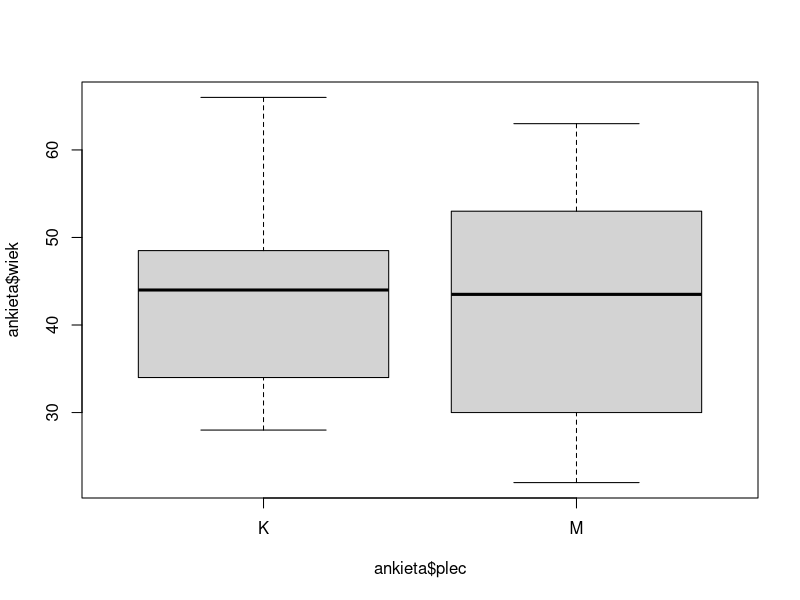
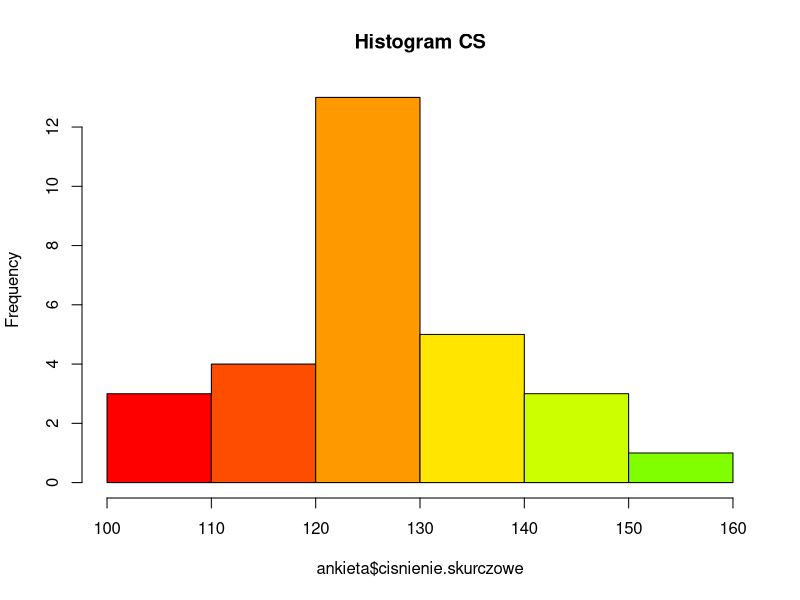
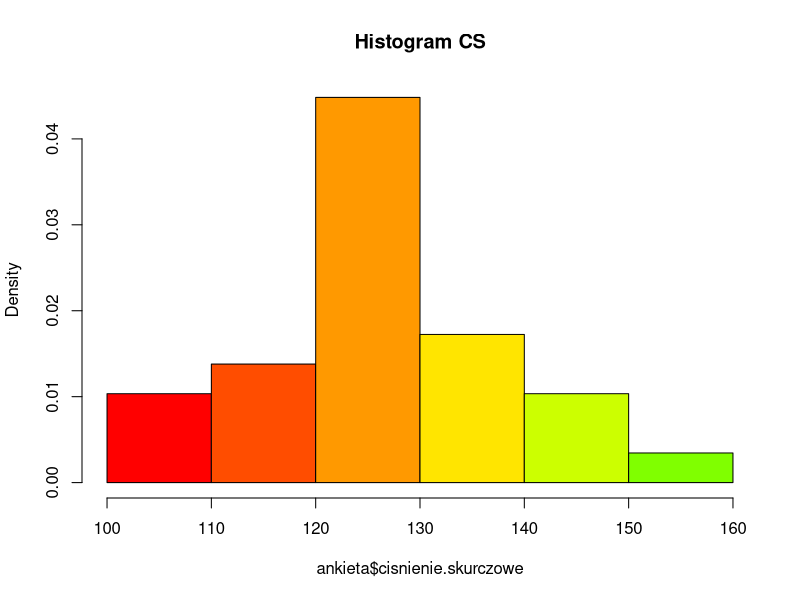

Generate these figures, in order, with R: (Note: this script raises an error after producing the figures.)
##### Zadanie 2

# Załaduj do R dane zawarte w pliku Ankieta.csv.
ankieta <- read.csv("Ankieta.csv", header = TRUE, sep = ";")
# a. Narysuj wykres pudełkowy dla wieku w rozbiciu na płeć.
boxplot(ankieta$wiek~ankieta$plec)
# b. Narysuj histogram dla ciśnienia skurczowego.
hist(ankieta$cisnienie.skurczowe, main="Histogram CS", col=rainbow(20))
# c. Zmodyfikuj histogram tak, aby na osi pionowej zaznaczone były prawdopodobieństwa empiryczne.
hist(ankieta$cisnienie.skurczowe, main="Histogram CS", col=rainbow(20), probability = TRUE)
# d. Odpowiedz na pytanie: czy w ankietowanej grupie było więcej kobiet, czy mężczyzn? rysując odpowiedni wykres.
plot(ankieta$plec, main="Histogram PLEC", col=rainbow(20)) # Więcej Kobiet
# e. Wyznacz średnie ciśnienie skurczowe dla grup wyznaczonych przez płeć.
scs=aggregate(ankieta$cisnienie.skurczowe, by=list(ankieta$plec), FUN=mean)
# f. Zobrazuj otrzymane wyniki na wykresie słupkowym.
barplot(height=scs$x, col=rainbow(20), main="Srednie cisnienie skurczowe", names.arg = scs$Group.1)







##### Zadanie 2

# Załaduj do R dane zawarte w pliku UOF_gs.txt.
uof <- read.table("UOF_gs.txt", header = TRUE, sep = " ")
# a. Przypisz zmiennym następujące poziomy:
# i. gender: 0 – kobieta, 1 – mężczyzna,
install.packages("plyr")
library(plyr)
uof$gender = factor(uof$gender, levels = c(0, 1), labels = c("kobieta", "mezczyzna"))
# ii. college: 1 – rolnictwo, 2 – architektura, 3 – budownictwo,
# 4 – administracja, 5- leśnictwo, 6 – pedagogika, 7 – inżynieria,
# 8 – sztuki piękne,
uof$college = factor(uof$college, levels = c(1, 2, 3, 4, 5, 6, 7, 8), labels = c("rolnictwo", "architektura", "budownictwo", "administracja", "lesnictwo", "pedagogika", "inzynieria", "sztuki piekne"))

# Korzystając z pakietu ggplot2 wykonaj następujące wykresy:
install.packages("ggplot2")
library(ggplot2)
# a. Wykres rozrzutu pensji względem płci
ggplot(uof, aes(x=salary, y=gender)) + geom_point()
# b. Wykres słupkowy / histogram obrazujący liczebność absolwentów poszczególnych typów uczelni (zmienna college).
ggplot(data=uof, aes(college)) + geom_histogram(stat = "count")
# c. Wykres punktowy zależności rodzaju ukończonych studiów od zarobków, 
# z punktami zróżnicowanymi kolorem ze względu na płeć.
ggplot(data=uof, aes(x = college, y = salary, fill=gender)) + geom_dotplot(binaxis='y', stackdir='center', binwidth = 1000)
# d. Wykres punktowy zależności rodzaju ukończonych studiów od zarobków,
# z punktami zróżnicowanymi kształtem ze względu na płeć, a kolorem ze
# względu na datę ukończenia studiów
ggplot(data=uof, aes(x = college, y = salary, fill=grad_date, shape = gender)) + geom_dotplot(binaxis='y', stackdir='center', binwidth = 1000)
